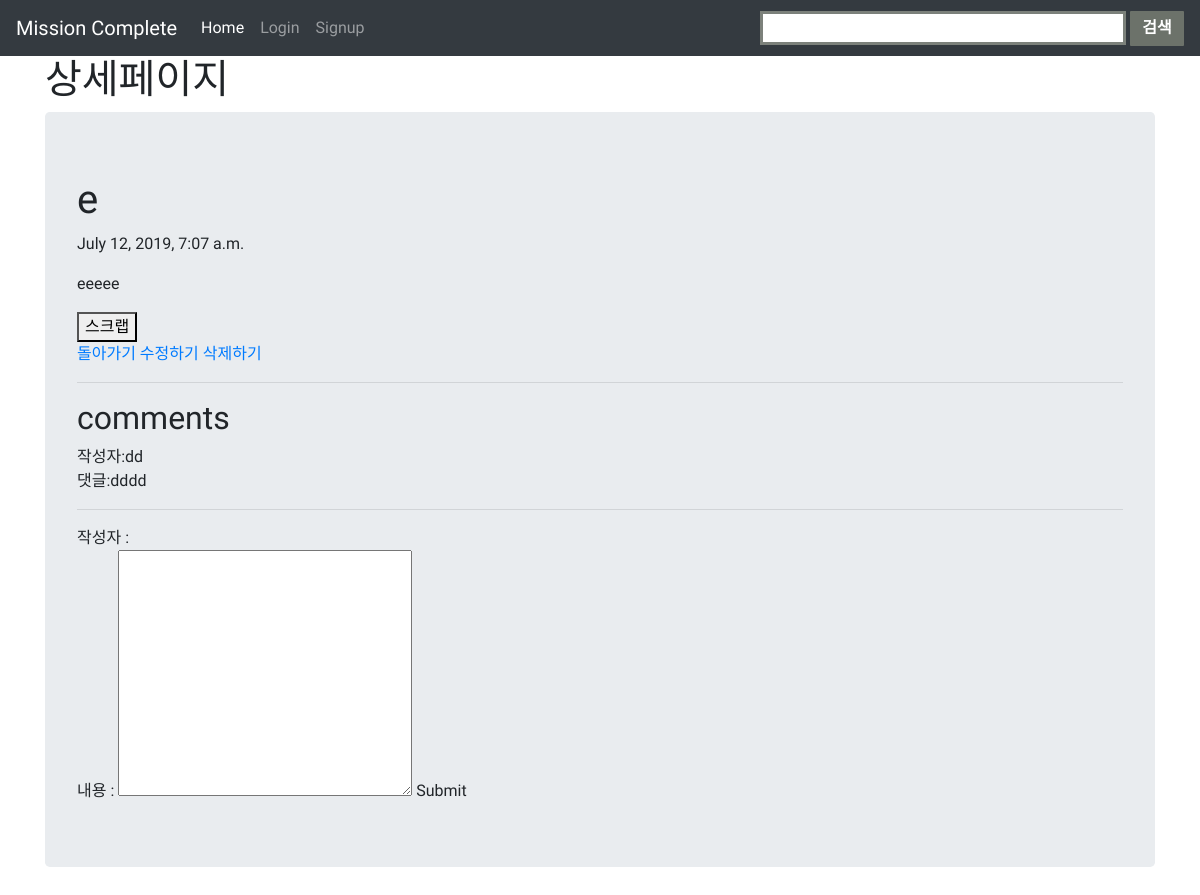
The app's page /crud/blog/2, older data.
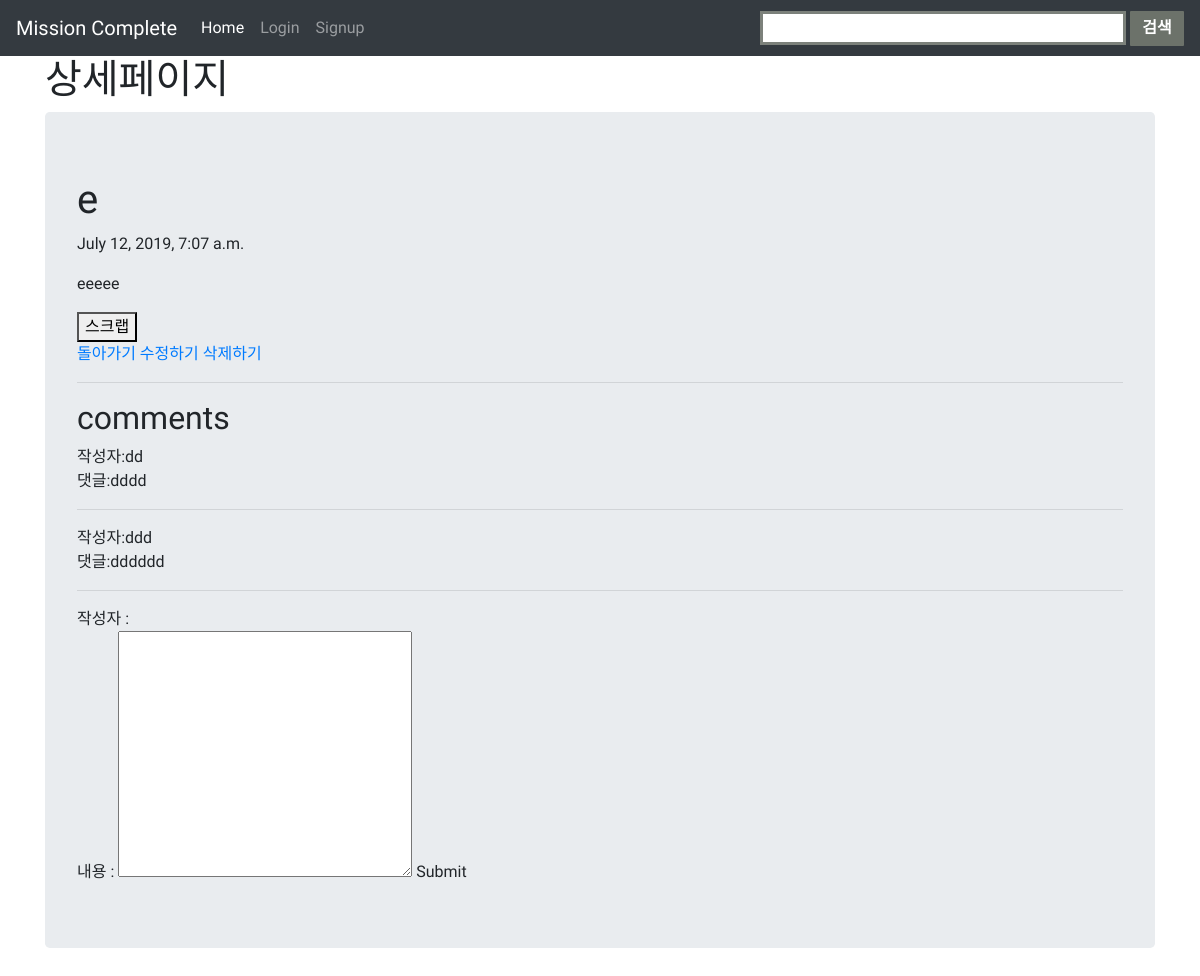
The same page, newer data.
### view_request/models.py (models this page shows)
class Comment(models.Model):
    writer = models.CharField(max_length=200,null=True)
    content = models.TextField(null=True)
    post = models.ForeignKey(Blog, on_delete=models.CASCADE,null=True)

### view_request/views.py (the view)
# urls.py: path('blog/<int:pk>',views.detail,name='detail'),
def detail(request,pk):
    blog_detail= get_object_or_404(Blog,pk=pk)
    comments_list = Comment.objects.filter(post = pk)
    return render(request,'viewcrud/detail.html',{'blog':blog_detail,'comments':comments_list})

### view_request/templates/viewcrud/detail.html (shortened to what this page needs)
{% extends 'base.html' %}
{% block content %}
<h1>상세페이지</h1>
<div class="container jumbotron">
        <h1>{{ blog.title }}</h1>
        <p>{{ blog.pub_date }}</p>
        <p>{{ blog.body }}</p>
        <form action="{% url 'scrap' blog.id %}" method="GET">
            <button type="submit">스크랩</button>
        </form>
        <a href="{% url 'home1' %}">돌아가기</a>
        <a href="{% url 'update' blog.id %}">수정하기</a>
        <a href="{% url 'delete' blog.id %}">삭제하기</a>
        <hr>
        <h2>comments</h2>
        {% for comment in comments %}
        작성자:{{comment.writer}}
        <br>
        댓글:{{comment.content}}
        <hr>
        {% endfor%}
        <form action="{% url 'new_comment' blog.id %}" method="POST">
            작성자 : <input name="writer" type="text">
            <br>
            내용 : <textarea name="content" id="" cols="30" rows="10"></textarea>
            <input type="submit">
        </form>
 </div>
{%endblock%}

Row changes from the older to the newer data that the page shows:
added Comment: writer "ddd", content "dddddd"
